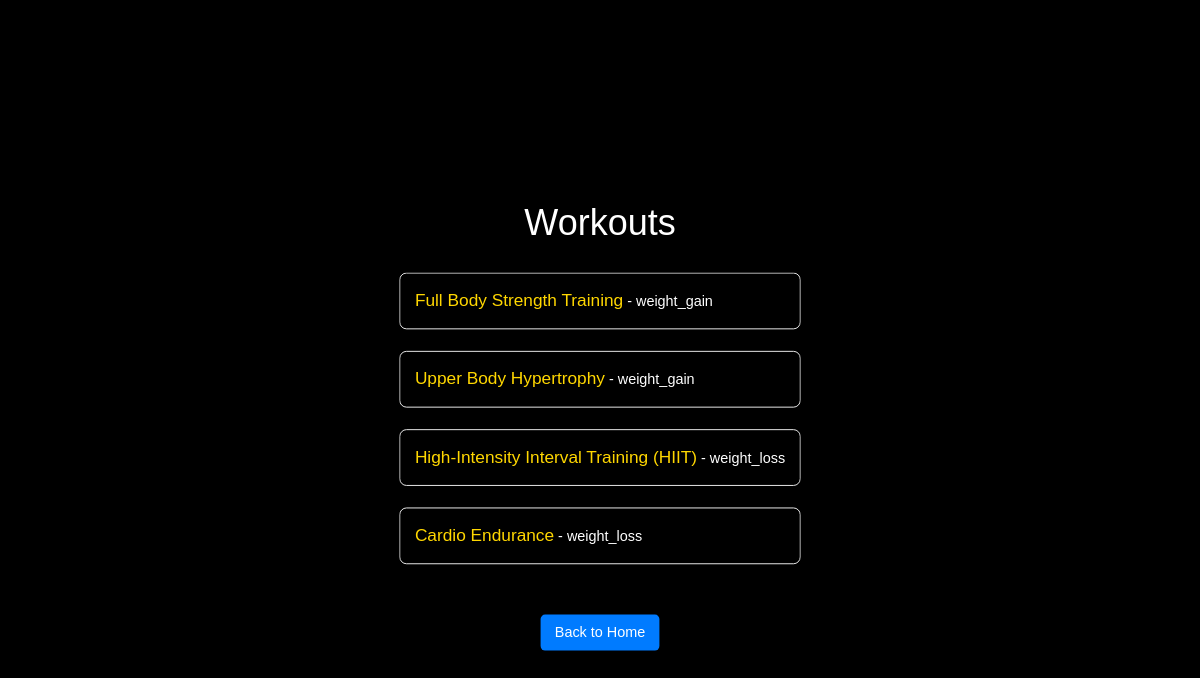
The page /workouts/ on the database its author committed.
### fitnessapp/models.py (models this page shows, shortened)
class Workout(models.Model):
    title = models.CharField(max_length=100)
    description = models.TextField()
    video_url = models.URLField(max_length=200, blank=True, null=True)
    category = models.CharField(max_length=50, choices=[('weight_gain', 'Weight Gain'), ('weight_loss', 'Weight Loss')])

### fitnessapp/views.py (the view)
# urls.py: path('workouts/', views.workout_list, name='workout_list'),
def workout_list(request):
    workouts = Workout.objects.all()
    return render(request, 'workout_list.html', {'workouts': workouts})

### templates/workout_list.html (shortened to what this page needs)
{% extends 'base.html' %}
{% block content %}
<div class="container">
    <h1>Workouts</h1>
    <ul>
        {% for workout in workouts %}
        <li>
            <a href="{% url 'workout_detail' workout.id %}">{{ workout.title }}</a>
            - {{ workout.category }}
        </li>
        {% endfor %}
    </ul>
    <a class="back-link" href="{% url 'home' %}">Back to Home</a>
</div>
{% endblock %}

### static/css/style.css (style rules this page uses)
body { background-image: url('/path/to/your/background-image.jpg'); background-size: cover; background-position: center; font-family: Arial, sans-serif; color: #fff; margin: 0; padding: 0; }
h1 { font-size: 2.5rem; margin-bottom: 1rem; }
.back-link { display: inline-block; margin-top: 2rem; padding: 0.5rem 1rem; background-color: #007bff; color: #fff; text-decoration: none; border-radius: 5px; }

### static/css/base.css (style rules this page uses)
html, body { height: 100%; margin: 0; padding: 0; }
body { display: flex; align-items: center; justify-content: center; background-color: black; font-family: Arial, sans-serif; padding-top: 1rem; }
.container { display: flex; flex-direction: column; align-items: center; justify-content: center; width: 90%; max-width: 1200px; padding: 1.5rem 2rem; background-color: rgba(0, 0, 0, 0.7); border-radius: 8px; box-shadow: 0 4px 8px rgba(0, 0, 0, 0.5); overflow: hidden; box-sizing: border-box; margin-top: 1rem; }
a { color: #007bff; text-decoration: none; }

### static/css/home_style.css (style rules this page uses)
body { background-image: url('/path/to/your/background-image.jpg'); background-size: cover; background-position: center; font-family: Arial, sans-serif; color: #fff; margin: 0; padding: 0; }
.container { display: flex; flex-direction: column; align-items: center; justify-content: center; height: 100vh; text-align: center; background-color: rgba(0, 0, 0, 0.7); padding: 2rem; border-radius: 8px; }
h1 { font-size: 2.5rem; margin-bottom: 1rem; }

### static/css/workout_list_style.css (style rules this page uses)
body { background-image: url('/path/to/your/background-image.jpg'); background-size: cover; background-position: center; font-family: Arial, sans-serif; color: #fff; margin: 0; padding: 0; }
.container { display: flex; flex-direction: column; align-items: center; justify-content: center; height: 100vh; text-align: center; background-color: rgba(0, 0, 0, 0.7); padding: 2rem; border-radius: 8px; }
h1 { font-size: 2.5rem; margin-bottom: 1rem; color: #ffffff; text-align: center; margin-top: 8rem; }
ul { list-style-type: none; padding: 0; }
ul li { margin-bottom: 1rem; }
ul li a { color: #ffd700; text-decoration: none; font-size: 1.2rem; transition: color 0.3s, transform 0.3s; }
.back-link { display: inline-block; margin-top: 2rem; padding: 0.5rem 1rem; background-color: #007bff; color: #fff; text-decoration: none; border-radius: 5px; transition: background-color 0.3s; }

### static/css/diet_list_style.css (style rules this page uses)
body { background-image: url('/path/to/your/background-image.jpg'); background-size: cover; background-position: center; font-family: Arial, sans-serif; color: #fff; margin: 0; padding: 0; }
.container { display: flex; flex-direction: column; align-items: center; justify-content: center; min-height: 100vh; text-align: center; background-color: rgba(0, 0, 0, 0.7); padding: 2rem; border-radius: 8px; overflow-y: auto; max-width: 80%; transform: scale(0.9); transform-origin: top; }
h1 { font-size: 2.5rem; margin-bottom: 2rem; }
ul { list-style-type: none; padding: 0; margin: 0; max-height: 70vh; overflow-y: auto; }
ul li { background-color: rgba(0, 0, 0, 0.6); border: 1px solid #fff; border-radius: 8px; padding: 1rem; margin-bottom: 1.5rem; box-shadow: 0 4px 8px rgba(0, 0, 0, 0.5); text-align: left; }
.back-link { display: inline-block; margin-top: 2rem; padding: 0.5rem 1rem; background-color: #007bff; color: #fff; text-decoration: none; border-radius: 5px; transition: background-color 0.3s; }

### rows shown on the page
Workout: title "Full Body Strength Training", category "weight_gain"
Workout: title "Upper Body Hypertrophy", category "weight_gain"
Workout: title "High-Intensity Interval Training (HIIT)", category "weight_loss"
Workout: title "Cardio Endurance", category "weight_loss"
